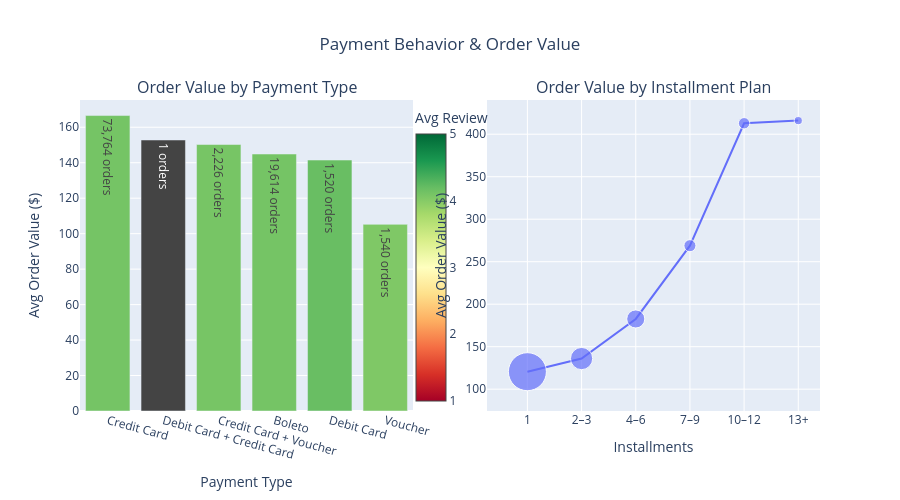

Source (notebook cell):
### Markdown cell above
### Payment Behavior

### Code cell
pay_fig = make_subplots(
    rows=1, cols=2,
    subplot_titles=("Order Value by Payment Type", "Order Value by Installment Plan")
)

pay_fig.add_trace(go.Bar(
    x=payment_type_summary["payment_type"], y=payment_type_summary["avg_order_value"],
    marker=dict(color=payment_type_summary["avg_review_score"], colorscale="RdYlGn", cmin=1, cmax=5,
                colorbar=dict(title="Avg Review", x=0.44)),
    text=payment_type_summary["orders"].apply(lambda n: f"{n:,} orders"),
    name="Avg Order Value"
), row=1, col=1)

pay_fig.add_trace(go.Scatter(
    x=installment_summary["installment_group"], y=installment_summary["avg_order_value"],
    mode="lines+markers",
    marker=dict(size=(installment_summary["orders"] / installment_summary["orders"].max() * 30 + 8)),
    line=dict(color="#636EFA"), name="Avg Order Value"
), row=1, col=2)

pay_fig.update_yaxes(title_text="Avg Order Value ($)", row=1, col=1)
pay_fig.update_yaxes(title_text="Avg Order Value ($)", row=1, col=2)
pay_fig.update_xaxes(title_text="Payment Type", tickangle=15, row=1, col=1)
pay_fig.update_xaxes(title_text="Installments", row=1, col=2)
pay_fig.update_layout(height=500, title_text="Payment Behavior & Order Value", title_x=0.5, showlegend=False)
pay_fig.show()

### Figure 1 — Plotly figure (JSON) as saved in the notebook; plotly's stock layout.template omitted (floating-point values rounded to 4 significant figures)
{"data": [{"marker": {"cmax": 5, "cmin": 1, "color": [4.105, NaN, 4.093, 4.107, 4.181, 4.046], "colorbar": {"title": {"text": "Avg Review"}, "x": 0.44}, "colorscale": [[0.0, "rgb(165,0,38)"], [0.1, "rgb(215,48,39)"], [0.2, "rgb(244,109,67)"], [0.3, "rgb(253,174,97)"], [0.4, "rgb(254,224,139)"], [0.5, "rgb(255,255,191)"], [0.6, "rgb(217,239,139)"], [0.7, "rgb(166,217,106)"], [0.8, "rgb(102,189,99)"], [0.9, "rgb(26,152,80)"], [1.0, "rgb(0,104,55)"]]}, "name": "Avg Order Value", "text": ["73,764 orders", "1 orders", "2,226 orders", "19,614 orders", "1,520 orders", "1,540 orders"], "type": "bar", "x": ["Credit Card", "Debit Card + Credit Card", "Credit Card + Voucher", "Boleto", "Debit Card", "Voucher"], "xaxis": "x", "y": [166.6, 152.8, 150.3, 144.9, 141.5, 105.3], "yaxis": "y"}, {"line": {"color": "#636EFA"}, "marker": {"size": [38.0, 22.22, 18.1, 12.07, 11.4, 8.115]}, "mode": "lines+markers", "name": "Avg Order Value", "type": "scatter", "x": ["1", "2–3", "4–6", "7–9", "10–12", "13+"], "xaxis": "x2", "y": [120.6, 136.0, 182.6, 268.9, 412.9, 416.0], "yaxis": "y2"}], "layout": {"annotations": [{"font": {"size": 16}, "showarrow": false, "text": "Order Value by Payment Type", "x": 0.225, "xanchor": "center", "xref": "paper", "y": 1.0, "yanchor": "bottom", "yref": "paper"}, {"font": {"size": 16}, "showarrow": false, "text": "Order Value by Installment Plan", "x": 0.775, "xanchor": "center", "xref": "paper", "y": 1.0, "yanchor": "bottom", "yref": "paper"}], "height": 500, "showlegend": false, "title": {"text": "Payment Behavior & Order Value", "x": 0.5}, "xaxis": {"anchor": "y", "domain": [0.0, 0.45], "tickangle": 15, "title": {"text": "Payment Type"}}, "xaxis2": {"anchor": "y2", "domain": [0.55, 1.0], "title": {"text": "Installments"}}, "yaxis": {"anchor": "x", "domain": [0.0, 1.0], "title": {"text": "Avg Order Value ($)"}}, "yaxis2": {"anchor": "x2", "domain": [0.0, 1.0], "title": {"text": "Avg Order Value ($)"}}}}
